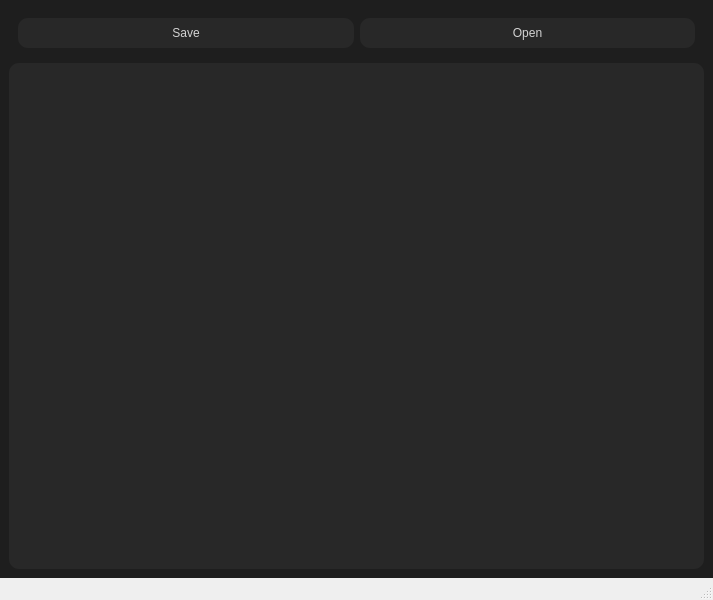
<?xml version="1.0" encoding="UTF-8"?>
<ui version="4.0">
 <class>MainWindow</class>
 <widget class="QMainWindow" name="MainWindow">
  <property name="geometry">
   <rect>
    <x>0</x>
    <y>0</y>
    <width>713</width>
    <height>600</height>
   </rect>
  </property>
  <property name="windowTitle">
   <string>redactor</string>
  </property>
  <widget class="QWidget" name="centralwidget">
   <property name="styleSheet">
    <string notr="true">QWidget {
    background-color: #1e1e1e;
    color: #d3d3d3;
    font-size: 14vmax;
}

QTextEdit {
    background-color: #282828;
    border-radius: 10%;
    color: #d3d3d3;
    font-size: 7%;
}

QPushButton {
	height: 30px;
	background-color: #282828;
	border-radius: 10px;
	color: #d3d3d3;
}</string>
   </property>
   <layout class="QVBoxLayout" name="verticalLayout">
    <item>
     <widget class="QWidget" name="horizontalWidget" native="true">
      <layout class="QHBoxLayout" name="horizontalLayout">
       <item>
        <widget class="QPushButton" name="saveButton">
         <property name="text">
          <string>Save</string>
         </property>
        </widget>
       </item>
       <item>
        <widget class="QPushButton" name="openButton">
         <property name="text">
          <string>Open</string>
         </property>
        </widget>
       </item>
      </layout>
     </widget>
    </item>
    <item>
     <widget class="QTextEdit" name="textEdit"/>
    </item>
   </layout>
  </widget>
  <widget class="QStatusBar" name="statusbar"/>
 </widget>
 <resources/>
 <connections/>
</ui>
